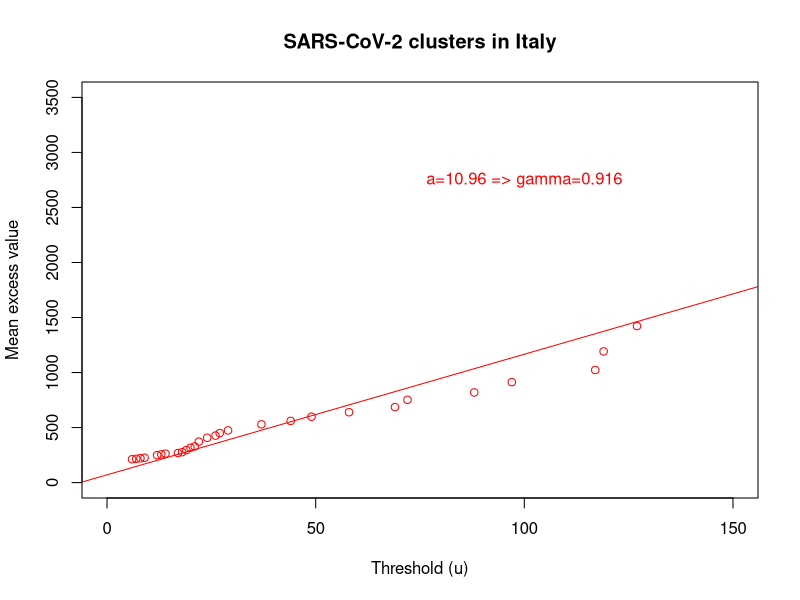
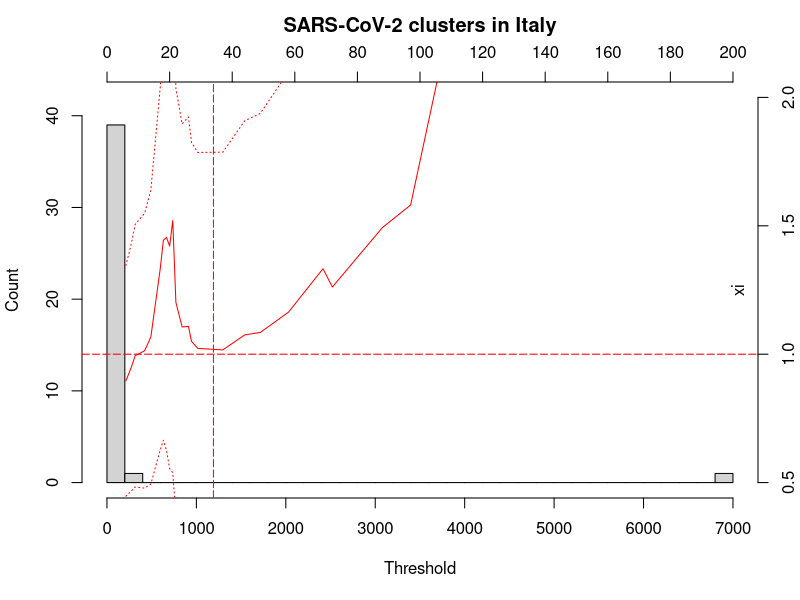

Write the R code that produced these figures, in order.
rm(list=ls())

par(mfrow=c(1,1))

country=read.table(file="country cluster.txt",sep="\n")

country=country[,1]

sum(country=="Italy")

usindex=which(country=="Italy")

total.cases=read.table(file="total cases.txt",header=F,sep="\n")

total.cases=total.cases[,1]

uscases=total.cases[usindex]

uscases=as.numeric(as.vector(uscases))

Z=uscases

ddgpd=function(k,igamma,sigma){
  return((1+igamma*k/sigma)^(-1/igamma)-(1+igamma*(k+1)/sigma)^(-1/igamma))
}

n=length(Z)

Ztot=Z

########################################

vecu=unique(sort(Z))

meanexcess=rep(0,length(vecu))

i=1

while(i<=length(vecu)){
  
  meanexcess[i]=mean(Z[which(Z>=vecu[i])]-vecu[i])
  
  i=i+1
}

plot(y=meanexcess,x=vecu,pch=1,col="red",ylim=c(0,3500),xlim=c(0,150),ylab="Mean excess value",xlab="Threshold (u)",main="SARS-CoV-2 clusters in Italy")

linreg=lm(meanexcess[1:31]~vecu[1:31])$coefficients

abline(a=linreg[1],b=linreg[2],col="red")

linreg[2]/(1+linreg[2])

text(x=100,y=2750,labels="a=10.96 => gamma=0.916",col="red")

###################################

llfunction=function(theta){
  igamma=theta[1]
  sigma=theta[2]
  return(-sum(log((ddgpd(Z,igamma,sigma)))))
}

llfunction2=function(igamma,sigma){
  return(-sum(log(((1+igamma*Z/sigma)^(-1/igamma)-(1+igamma*(Z+1)/sigma)^(-1/igamma)))))
}

dllfunction2gamma=function(igamma,sigma){
  return((llfunction2(igamma+0.001,sigma)-llfunction2(igamma,sigma))/0.001)
}

dllfunction2gammasigma=function(igamma,sigma){
  return((dllfunction2gamma(igamma,sigma+0.001)-dllfunction2gamma(igamma,sigma))/0.001)
}

dllfunction2gamma2=function(igamma,sigma){
  return((dllfunction2gamma(igamma+0.001,sigma)-dllfunction2gamma(igamma,sigma))/0.001)
}

dllfunction2sigma=function(igamma,sigma){
  return((llfunction2(igamma,sigma+0.001)-llfunction2(igamma,sigma))/0.001)
}

dllfunction2sigma2=function(igamma,sigma){
  return((dllfunction2sigma(igamma,sigma+0.001)-dllfunction2sigma(igamma,sigma))/0.001)
}

k=1

#vecu=1:20

vecu=unique(sort(Ztot))

vecgamma=rep(0,length(vecu))

vecgammainf=rep(0,length(vecu))

vecgammasup=rep(0,length(vecu))

vecsigma=rep(0,length(vecu))

vecsigmainf=rep(0,length(vecu))

vecsigmasup=rep(0,length(vecu))

while(k<=length(vecu)){
  
  Z=Ztot[which(Ztot>=vecu[k])]-vecu[k]
  
  nk=length(Z)
  
  thetahat=optim(fn=llfunction,par=c(0.25,0.5))$par
  
  vecgamma[k]=thetahat[1]
  
  vecsigma[k]=thetahat[2]
  
  I11=dllfunction2gamma2(thetahat[1],thetahat[2])
  
  I12=dllfunction2gammasigma(thetahat[1],thetahat[2])
  
  I21=I12
  
  I22=dllfunction2sigma2(thetahat[1],thetahat[2])
  
  matI=matrix(c(I11,I12,I21,I22),2,2)
  
  varhat=solve(matI)[1,1]
  
  varhatsigma=solve(matI)[2,2]
  
  vecgammasup[k]=vecgamma[k]+sqrt(varhat)*qnorm(0.95)
  
  vecgammainf[k]=vecgamma[k]+sqrt(varhat)*qnorm(0.05)
  
  vecsigmasup[k]=vecsigma[k]+sqrt(varhatsigma)/sqrt(nk)*qnorm(0.975)
  
  vecsigmainf[k]=vecsigma[k]+sqrt(varhatsigma)/sqrt(nk)*qnorm(0.025)
  
  k=k+1
  
}

vecgamma

vecgammacovid=vecgamma

vecgammainfcovid=vecgammainf

vecgammasupcovid=vecgammasup

vecsigmacovid=vecsigma

vecsigmasupcovid=vecsigmasup

vecsigmainfcovid=vecsigmainf

vecucovid=vecu

#hist(Ztot,breaks=25,freq=T,main="SARS-CoV-2 clusters in Italy",ylim=c(0,42),xlim=c(1,7000),xlab="",ylab="Count")

hist(Ztot,breaks=25,freq=T,main="",ylim=c(0,42),xlim=c(1,7000),xlab="",ylab="Count")

title("SARS-CoV-2 clusters in Italy",line=2.5)

par(new=T)

plot(vecgammacovid~vecucovid,type="l",xlab="Threshold",ylab="",col="red",ylim=c(0.5,2),xlim=c(0,200),axes=F)

axis(side=4, at = (1:4)/2)

mtext("xi", side=4, line=-1.5)

axis(side=3, at = (0:10)*20)

#plot(vecgammacovid~vecucovid,type="l",xlab="Threshold",ylab="gamma",main="SARS-CoV-2 clusters in Italy",ylim=c(0,2),xlim=c(1,150),col="red")

points(vecgammainfcovid~vecucovid,type="l",lty=3,col="red")

points(vecgammasupcovid~vecucovid,type="l",lty=3,col="red")

abline(a=1,b=0,col="red",lty=5)

abline(v=34,col="red",lty=5)

tau=0.99

vecquant=((1+vecgamma[18]*((0:10000))/vecsigma[18])^(-1/vecgamma[18]))*mean(Ztot>=vecu[18])

quantau=34-1+which(vecquant<=1-tau)[1]

quantau
